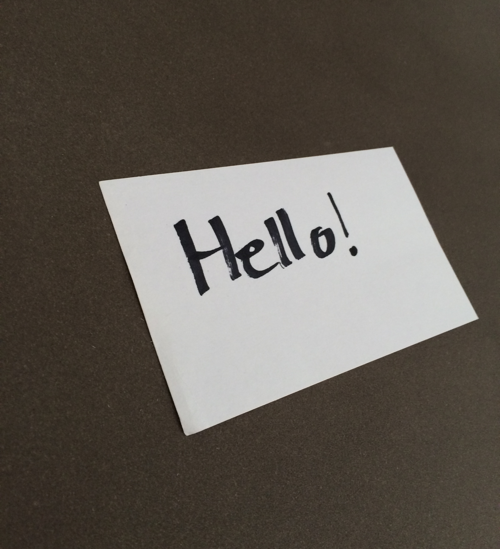
#> input picture BasicImplementations/documentscanner/example_02.png, 500 x 549 px
$ python mycode.py --image example_02.png   (older library calls are emulated)
#> lines starting #> are read from the running program, lines starting #| are printed output that depends on the picture; after the words box and inside, x2 and y2 are one past the last pixel; in counts of white or black regions, pixels touching at a corner belong together
### BasicImplementations/documentscanner/pyimagesearch/transform.py
# import the necessary packages
import numpy as np
import cv2

def order_points(pts):
	# initialzie a list of coordinates that will be ordered
	# such that the first entry in the list is the top-left,
	# the second entry is the top-right, the third is the
	# bottom-right, and the fourth is the bottom-left
	rect = np.zeros((4, 2), dtype = "float32")

	# the top-left point will have the smallest sum, whereas
	# the bottom-right point will have the largest sum
	s = pts.sum(axis = 1)
	rect[0] = pts[np.argmin(s)]
	rect[2] = pts[np.argmax(s)]

	# now, compute the difference between the points, the
	# top-right point will have the smallest difference,
	# whereas the bottom-left will have the largest difference
	diff = np.diff(pts, axis = 1)
	rect[1] = pts[np.argmin(diff)]
	rect[3] = pts[np.argmax(diff)]

	# return the ordered coordinates
	return rect

def four_point_transform(image, pts):
	# obtain a consistent order of the points and unpack them
	# individually
	rect = order_points(pts)
	(tl, tr, br, bl) = rect

	# compute the width of the new image, which will be the
	# maximum distance between bottom-right and bottom-left
	# x-coordiates or the top-right and top-left x-coordinates
	widthA = np.sqrt(((br[0] - bl[0]) ** 2) + ((br[1] - bl[1]) ** 2))
	widthB = np.sqrt(((tr[0] - tl[0]) ** 2) + ((tr[1] - tl[1]) ** 2))
	maxWidth = max(int(widthA), int(widthB))

	# compute the height of the new image, which will be the
	# maximum distance between the top-right and bottom-right
	# y-coordinates or the top-left and bottom-left y-coordinates
	heightA = np.sqrt(((tr[0] - br[0]) ** 2) + ((tr[1] - br[1]) ** 2))
	heightB = np.sqrt(((tl[0] - bl[0]) ** 2) + ((tl[1] - bl[1]) ** 2))
	maxHeight = max(int(heightA), int(heightB))

	# now that we have the dimensions of the new image, construct
	# the set of destination points to obtain a "birds eye view",
	# (i.e. top-down view) of the image, again specifying points
	# in the top-left, top-right, bottom-right, and bottom-left
	# order
	dst = np.array([
		[0, 0],
		[maxWidth - 1, 0],
		[maxWidth - 1, maxHeight - 1],
		[0, maxHeight - 1]], dtype = "float32")

	# compute the perspective transform matrix and then apply it
	M = cv2.getPerspectiveTransform(rect, dst)
	warped = cv2.warpPerspective(image, M, (maxWidth, maxHeight))

	# return the warped image
	return warped

### BasicImplementations/documentscanner/mycode.py
from pyimagesearch.transform import four_point_transform
import cv2

import numpy as np
import argparse
import imutils

ap=argparse.ArgumentParser()
ap.add_argument("-i", "--image", required = True,
	help = "Path to the image to be scanned")
args = vars(ap.parse_args())

image=cv2.imread(args["image"])
#> image is the input picture: shape (549, 500, 3); mean B, G, R 82.4, 90, 96.5
ratio = image.shape[0] / 500.0
#> ratio = 1.1
orig=image.copy()
image=imutils.resize(image,height=500)
#> image: shape (500, 455, 3)

black=cv2.cvtColor(image,cv2.COLOR_BGR2GRAY)
blur=cv2.GaussianBlur(black,(5,5),0)
edged=cv2.Canny(blur,75,200)
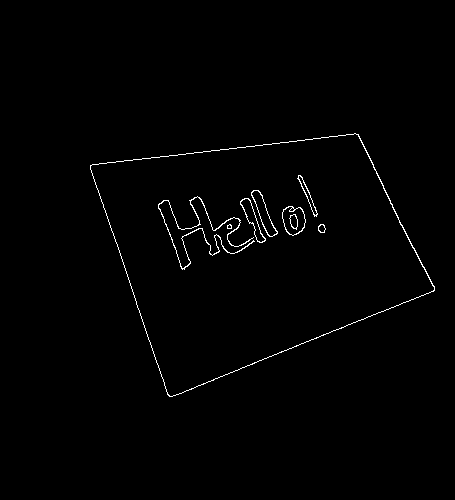
#> edged: shape (500, 455); 0.92% white in thin lines or dots, all inside (x1, y1, x2, y2) = (90, 133, 435, 397)
print("STEP 1: Edge Detection")
cv2.imshow("Image", image)
cv2.imshow("Edged", edged)
cv2.waitKey(0)
cv2.destroyAllWindows()


cnts = cv2.findContours(edged.copy(), cv2.RETR_LIST, cv2.CHAIN_APPROX_SIMPLE)
#> cnts = 18 contours, 3 with area under 20; largest, box (x1, y1, x2, y2) and area: (90, 133, 435, 397) 57335, (90, 133, 435, 397) 57246, (282, 206, 306, 236) 510, (282, 206, 306, 236) 478, (251, 190, 278, 237) 422
cnts = cnts[0] if imutils.is_cv2() else cnts[1]
cnts = sorted(cnts, key = cv2.contourArea, reverse = True)[:5]
#> cnts = 5 contours; box (x1, y1, x2, y2) and area: (90, 133, 435, 397) 57335, (90, 133, 435, 397) 57246, (282, 206, 306, 236) 510, (282, 206, 306, 236) 478, (251, 190, 278, 237) 422

# loop over the contours
for c in cnts:
	# approximate the contour
	peri = cv2.arcLength(c, True)
	approx = cv2.approxPolyDP(c, 0.02 * peri, True)

	# if our approximated contour has four points, then we
	# can assume that we have found our screen
	if len(approx) == 4:
		screenCnt = approx
		break
#> this loop made 1 pass
#> (peri, screenCnt) on pass 1: (1041.8, [[358, 134], [90, 165], [169, 396], [434, 290]])

# show the contour (outline) of the piece of paper
print("STEP 2: Find contours of paper")
cv2.drawContours(image, [screenCnt], -1, (0, 255, 0), 2)
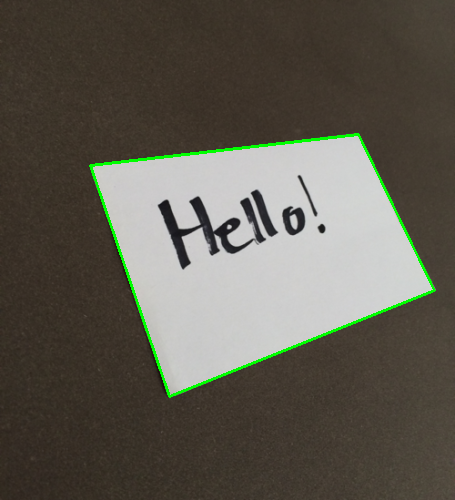
#> image: shape (500, 455, 3); mean B, G, R 80.7, 91.3, 94.6
cv2.imshow("Outline", image)
cv2.waitKey(0)
cv2.destroyAllWindows()

warped = four_point_transform(orig, screenCnt.reshape(4, 2) * ratio)
#> in order_points, `s = pts.sum(axis = 1)`: s = [540.2, 280, 620.4, 795]
#> in order_points, `diff = np.diff(pts, axis = 1)`: diff = [-246, 82.35, 249.2, -158.1]
#> in four_point_transform, `rect = order_points(pts)`: rect = [[98.82, 181.2], [393.1, 147.1], [476.5, 318.4], [185.6, 434.8]]
#> in four_point_transform, `(tl, tr, br, bl) = rect`: tl = [98.82, 181.2]; tr = [393.1, 147.1]; br = [476.5, 318.4]; bl = [185.6, 434.8]
#> in four_point_transform, `widthA = np.sqrt(((br[0] - bl[0]) ** 2) + ((br[1] - bl[1]) ** 2))`: widthA = 313.4
#> in four_point_transform, `widthB = np.sqrt(((tr[0] - tl[0]) ** 2) + ((tr[1] - tl[1]) ** 2))`: widthB = 296.2
#> in four_point_transform, `maxWidth = max(int(widthA), int(widthB))`: maxWidth = 313
#> in four_point_transform, `heightA = np.sqrt(((tr[0] - br[0]) ** 2) + ((tr[1] - br[1]) ** 2))`: heightA = 190.5
#> in four_point_transform, `heightB = np.sqrt(((tl[0] - bl[0]) ** 2) + ((tl[1] - bl[1]) ** 2))`: heightB = 268.1
#> in four_point_transform, `maxHeight = max(int(heightA), int(heightB))`: maxHeight = 268
#> in four_point_transform, `dst = np.array([ [0, 0], [maxWidth - 1, 0], [maxWidth - 1, maxHeight -..`: dst = [[0, 0], [312, 0], [312, 267], [0, 267]]
#> in four_point_transform, `M = cv2.getPerspectiveTransform(rect, dst)`: M = [[0.763, -0.261, -28.14], [0.138, 1.19, -230], [-0.000945, 0.000816, 1]]
#> in four_point_transform, `warped = cv2.warpPerspective(image, M, (maxWidth, maxHeight))`:
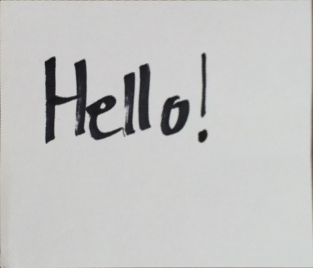
#> warped: shape (268, 313, 3); mean B, G, R 195.7, 196.4, 196.3

# convert the warped image to grayscale, then threshold it
# to give it that 'black and white' paper effect
warped = cv2.cvtColor(warped, cv2.COLOR_BGR2GRAY)
#> warped: shape (268, 313)
warped = cv2.adaptiveThreshold(warped, 255, cv2.ADAPTIVE_THRESH_GAUSSIAN_C, cv2.THRESH_BINARY, 251, 11)
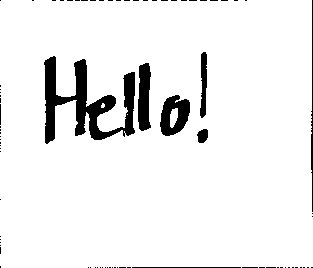
#> warped: shape (268, 313); 93.2% white; 82 black regions (74 under 20 px), largest, box (x1, y1, x2, y2) and area: (44, 56, 135, 144) 3085, (160, 95, 190, 136) 788, (138, 63, 151, 131) 715
print("STEP 3: Apply perspective transform")
cv2.imshow("Original", imutils.resize(orig, height = 650))
cv2.imshow("Scanned", imutils.resize(warped, height = 650))
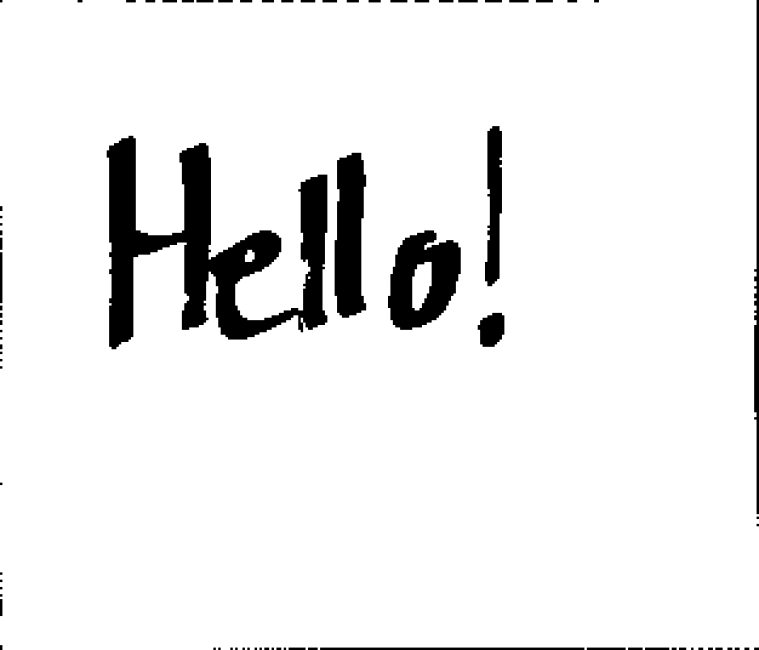
#> window 'Scanned': shape (650, 759); min 0, max 255, mean 237.7
cv2.waitKey(0)
